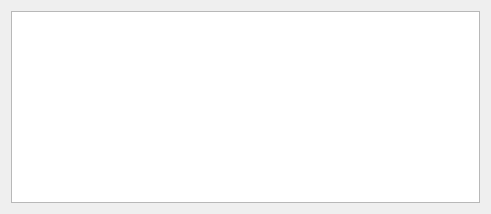
<?xml version="1.0" encoding="UTF-8"?>
<ui version="4.0">
 <class>MediaLogView</class>
 <widget class="QDockWidget" name="MediaLogView">
  <property name="geometry">
   <rect>
    <x>0</x>
    <y>0</y>
    <width>491</width>
    <height>214</height>
   </rect>
  </property>
  <property name="windowTitle">
   <string>MediaLogView</string>
  </property>
  <widget class="QWidget" name="widget">
   <layout class="QVBoxLayout" name="verticalLayout">
    <item>
     <widget class="QListWidget" name="logList"/>
    </item>
   </layout>
  </widget>
 </widget>
 <layoutdefault spacing="6" margin="11"/>
 <resources/>
 <connections/>
</ui>
